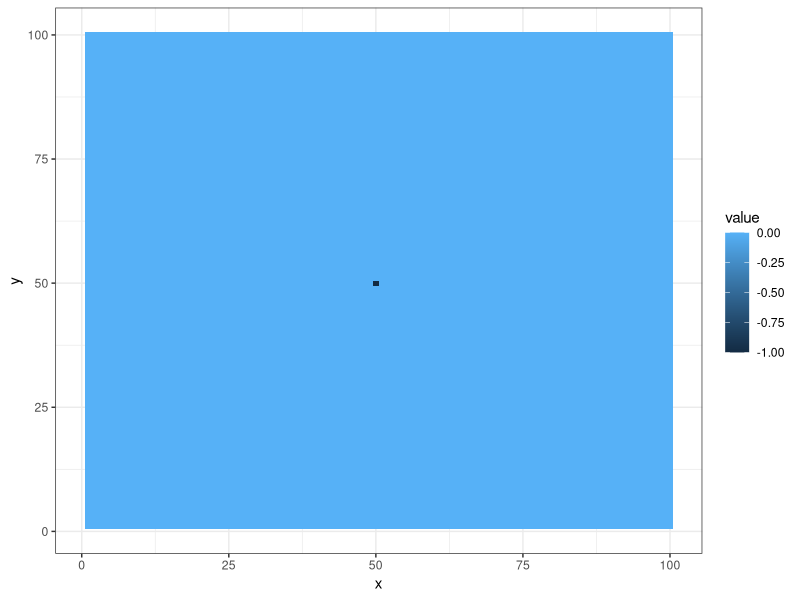
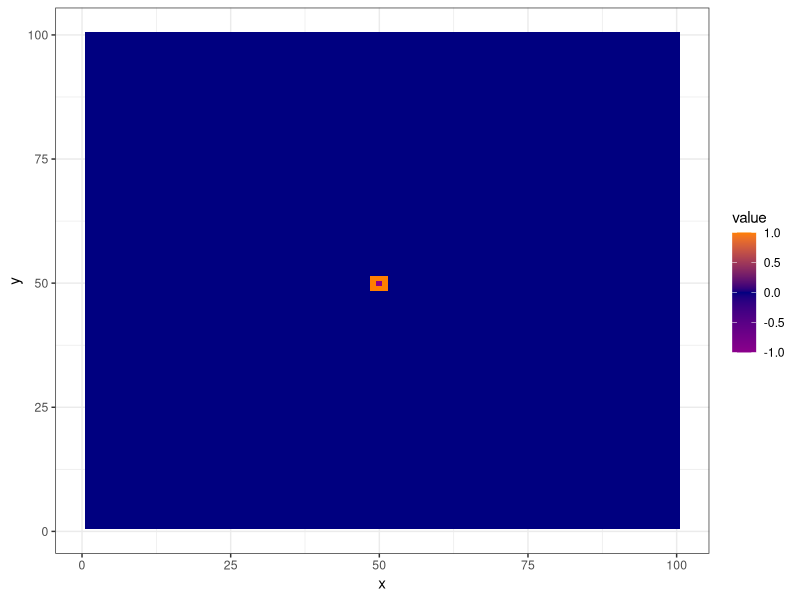
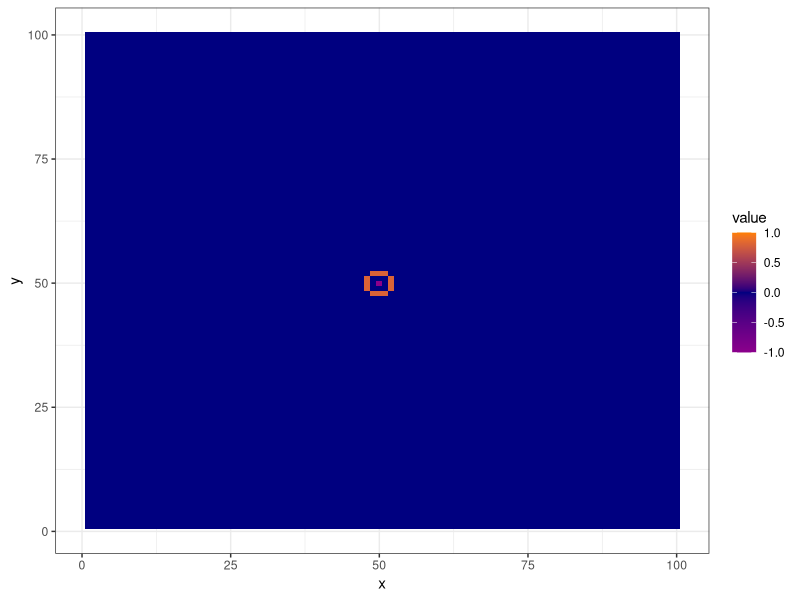
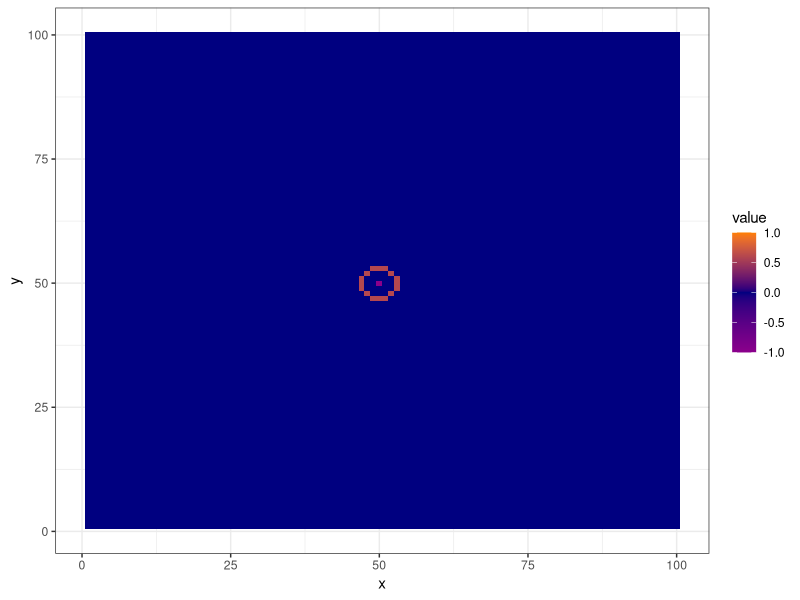
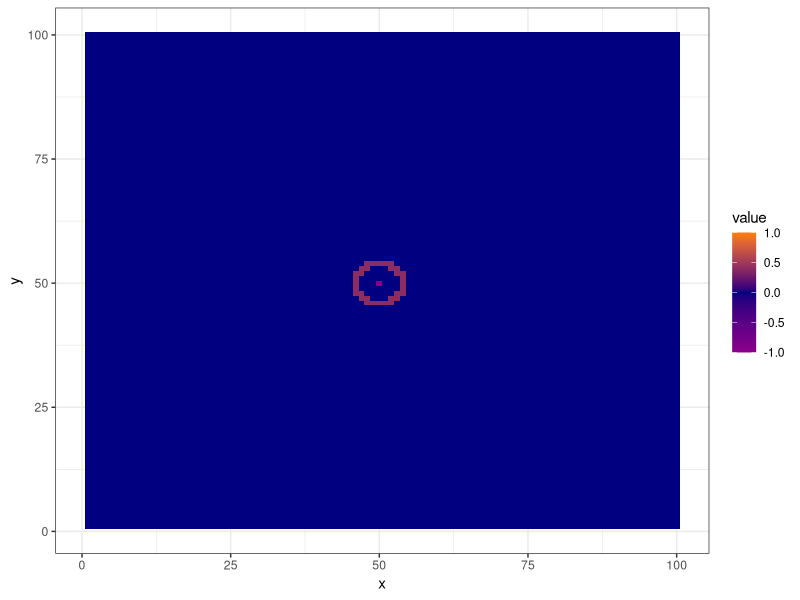
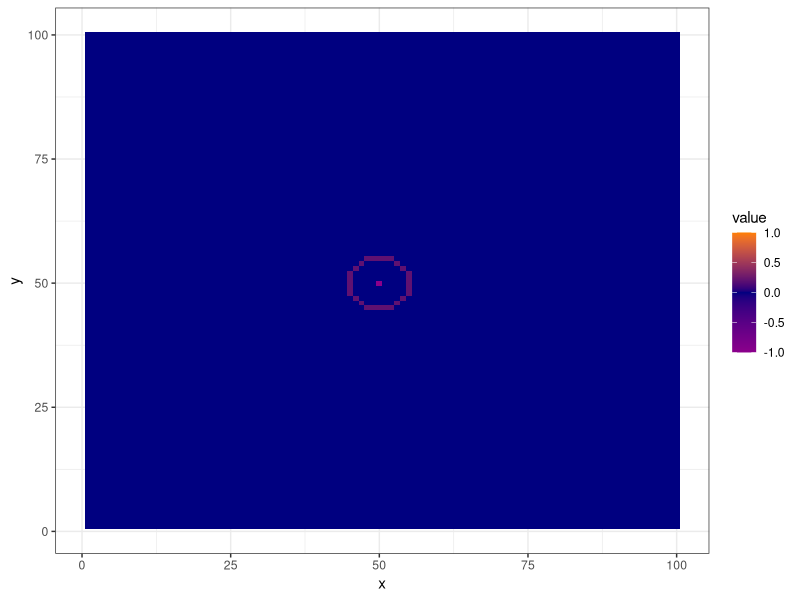

These charts were generated, in order, by the following R code:
# Script for prototyping the pheromone spread

library('ggplot2')



# Make a grid

grid_size = 128

x_list = c()
y_list = c()
value_list = c()


for (y in 1:100) {
  for (x in 1:100) {
    x_list <- c(x_list,x)
    y_list <- c(y_list,y)
    
    if (x == 50 & y == 50) {
      value_list <- c(value_list,-1)
    } else{
      value_list <- c(value_list,0)
    }
  }
}

grid = data.frame(x = x_list,
                  y = y_list,
                  value = value_list)


distance_calculator <- function(x1,y1,x2,y2) {
  
  # Calculate the x axis delta
  if (x1 >= x2) {
    x_delta = x1-x2
  } else if (x1<x2) {
    x_delta = x2-x1
  }
  
  # Calculate the y axis delta
  if (y1 >= y2) {
    y_delta = y1-y2
  } else if (y1<y2) {
    y_delta = y2-y1
  }
  
  dist = sqrt((x_delta**2) + (y_delta**2))
  
  return(dist)
}
rm_old_circle <- function(df) {
  
  for (i in 1:nrow(df)) {
    if (df$value[i] > 0) {
      df$value[i] = 0
    }
  }
  
  
  return(df)
}
add_circle <- function(r,df,c) {
  for (i in 1:nrow(df)) {
    
    if ((df$x[i] > c[1]+r) | (df$x[i] < c[1]-r)) {
      next
    } else if ((df$y[i] > c[2]+r) | (df$y[i] < c[2]-r)) {
      next
    } else {
    
      dist = distance_calculator(c[1],c[2],df$x[i],df$y[i])
    
      if (round(dist,0) == r) {
        
        conc <- ((5-(r-1))*0.2)
        
        df$value[i] = conc
      }
    }
    
  }
  return(df)
}

plot <- ggplot(grid, aes(x=x,y=y,fill = value)) +
  #scale_fill_gradient(limits = c(-1,1),colours=c("navyblue", "darkmagenta", "darkorange1")) +
  geom_tile() +
  theme_bw()
print(plot)

start = Sys.time()

for (t in 1:5) {
  
  grid <- rm_old_circle(grid)
  grid <- add_circle(t,grid,c(50,50))
  
  plot <- ggplot(grid, aes(x=x,y=y,fill = value)) +
    #scale_fill_gradient(limits = c(-1,1),colours=c("navyblue", "darkmagenta", "darkorange1")) +
    scale_fill_gradient2(
      low = ("darkmagenta"),
      mid = "navyblue",
      high = ("darkorange1"),
      limits = c(-1,1),
      midpoint = 0,
      space = "Lab",
      na.value = "grey50",
      guide = "colourbar",
      aesthetics = "fill"
    ) +
    geom_tile() +
    theme_bw()
  
  print(plot)
}

end = Sys.time()

print("Time elapsed: ")
print(paste(as.character(end-start), "seconds", sep = " "))
